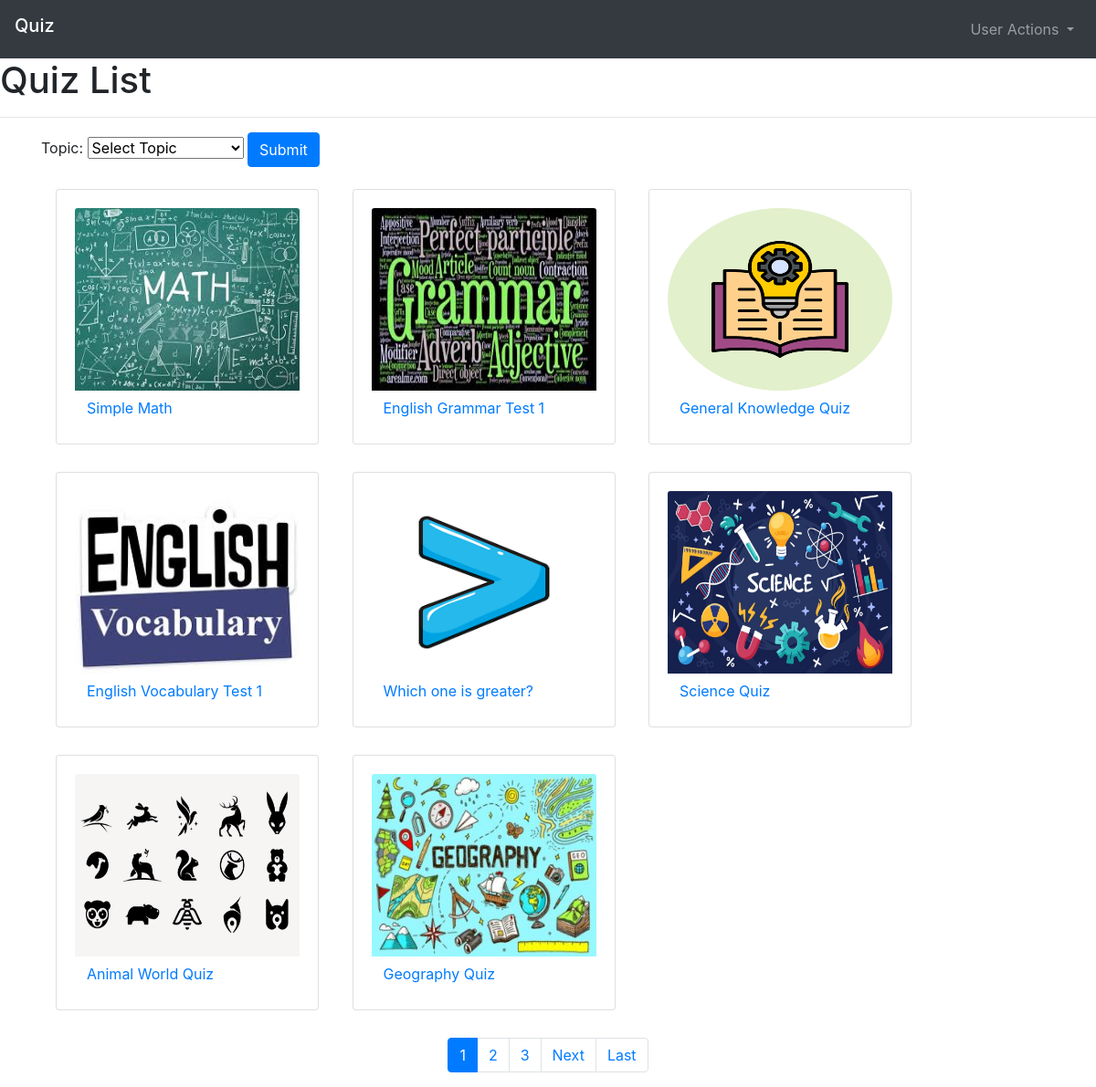
The page / on the database its author committed.
### quiz/models.py (models this page shows, shortened)
class Quiz(models.Model):
    name = models.CharField(max_length=100)
    image = models.ImageField(null=True, blank=True, upload_to='images/')
    topic = models.CharField(max_length=50)
    number_of_questions = models.IntegerField()
    time = models.IntegerField(help_text="duration of the quiz should finish")
    required_score = models.IntegerField(help_text="required score to pass the exam")
    difficulty = models.CharField(max_length=6, choices=DIFF_CHOICES)

### quiz/views.py (the view)
# urls.py: path('', views.index, name='index'),
def index(request):
    object_List = Quiz.objects.all()
    paginator = Paginator(object_List, 8)  # 8 items per page
    page_number = request.GET.get('page')
    page_obj = paginator.get_page(page_number)
    return render(request, 'quiz/index.html', {
        'object_List': object_List,
        'page_obj': page_obj
        })

### quiz/templates/quiz/index.html (shortened to what this page needs)
{% extends 'quiz/layout.html' %}
{% load static %}
{% block body %}
    <h1>Quiz List</h1>
    <hr>
    <div style="padding-left: 45px;">
        <form action="{% url 'quiz:topic' %}" method="POST">
            <label for="topic">Topic:</label>
                <select name="topic" class="form-select" aria-label="Default select example">
                    <option selected>Select Topic</option>
                </select>
            <button type="submit" class="btn btn-primary">Submit</button>
        </form>
        <br>
        {% for obj in page_obj %}
            <div class="card mx-3" style="width: 18rem; margin-bottom: 30px; display: inline-block;" >
                <div class="card-body" style="text-size: 50px">
                    <img class="card-img-top" src="{{ obj.image.url }}" alt="{{ obj.name }}" height="200px" width="287px" >
                    <button type="button" class="btn btn-link modal-button" data-pk="{{ obj.pk }}" data-quiz="{{ obj.name }}" data-questions="{{obj.number_of_questions}}" data-difficulty="{{obj.difficulty}}" data-time="{{obj.time}}" data-pass="{{obj.required_score}}" data-toggle="modal" data-target="#quizStartModal">
                        {{obj.name}}
                    </button>
                </div>
            </div>
        {% endfor %}
    </div>
    <div class="d-flex justify-content-center">
        <nav aria-label="Page navigation">
            <ul class="pagination">
                {% for num in page_obj.paginator.page_range %}
                    <li class="page-item {% if num == page_obj.number %}active{% endif %}">
                        <a class="page-link" href="{% url 'quiz:index' %}?page={{ num }}">{{ num }}</a>
                    </li>
                {% endfor %}
                {% if page_obj.has_next %}
                    <li class="page-item">
                        <a class="page-link" href="?page={{ page_obj.next_page_number }}">Next</a>
                    </li>
                    <li class="page-item">
                        <a class="page-link" href="?page={{ page_obj.paginator.num_pages }}">Last</a>
                    </li>
                {% endif %}
            </ul>
        </nav>
    </div>
{% endblock %}

### quiz/templates/quiz/layout.html (shortened to what this page needs)
{% load static %}
<!DOCTYPE html>
<html lang="en">
<head>
    <link rel="stylesheet" href="https://stackpath.bootstrapcdn.com/bootstrap/4.4.1/css/bootstrap.min.css">
    <link rel="stylesheet" href="https://stackpath.bootstrapcdn.com/bootstrap/4.5.2/css/bootstrap.min.css">
    <link rel="stylesheet" href="https://stackpath.bootstrapcdn.com/bootstrap/4.5.2/css/bootstrap.min.css">
</head>
<body>
    <nav class="navbar navbar-expand-lg navbar-dark bg-dark">
        <h1 class="navbar-brand">Quiz</h1>
        <ul class="navbar-nav ml-auto">
            <li class="nav-item dropdown">
                <a class="nav-link dropdown-toggle" data-toggle="dropdown" href="#" role="button" aria-haspopup="true" aria-expanded="false">
                    User Actions
                </a>
            </li>
        </ul>
    </nav>
    <div class="body">
        {% block body %}
        {% endblock %}
    </div>
</body>
</html>

### rows shown on the page
Quiz: image (picture), name "Simple Math"
Quiz: image (picture), name "English Grammar Test 1"
Quiz: image (picture), name "General Knowledge Quiz"
Quiz: image (picture), name "English Vocabulary Test 1"
Quiz: image (picture), name "Which one is greater?"
Quiz: image (picture), name "Science Quiz"
Quiz: image (picture), name "Animal World Quiz"
Quiz: image (picture), name "Geography Quiz"

### other values the page prints
{{ num }} "1" "2" "3"
